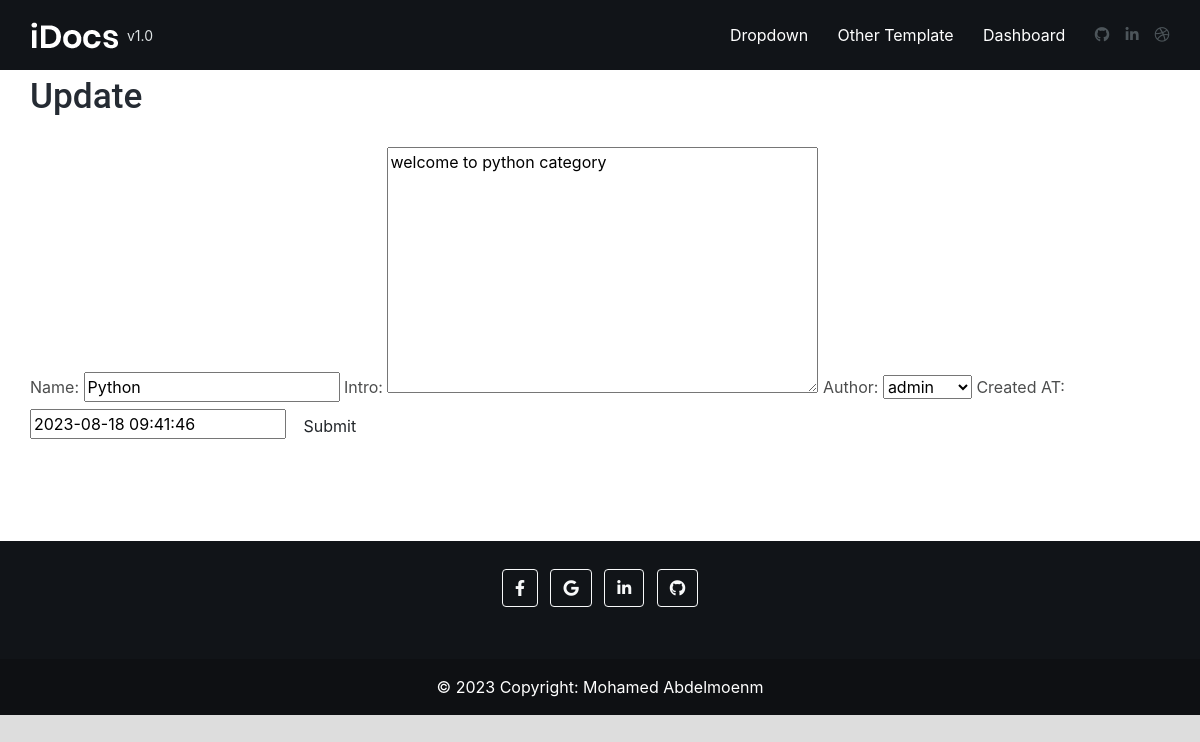
The page /update_category/1 on the database as committed earlier.
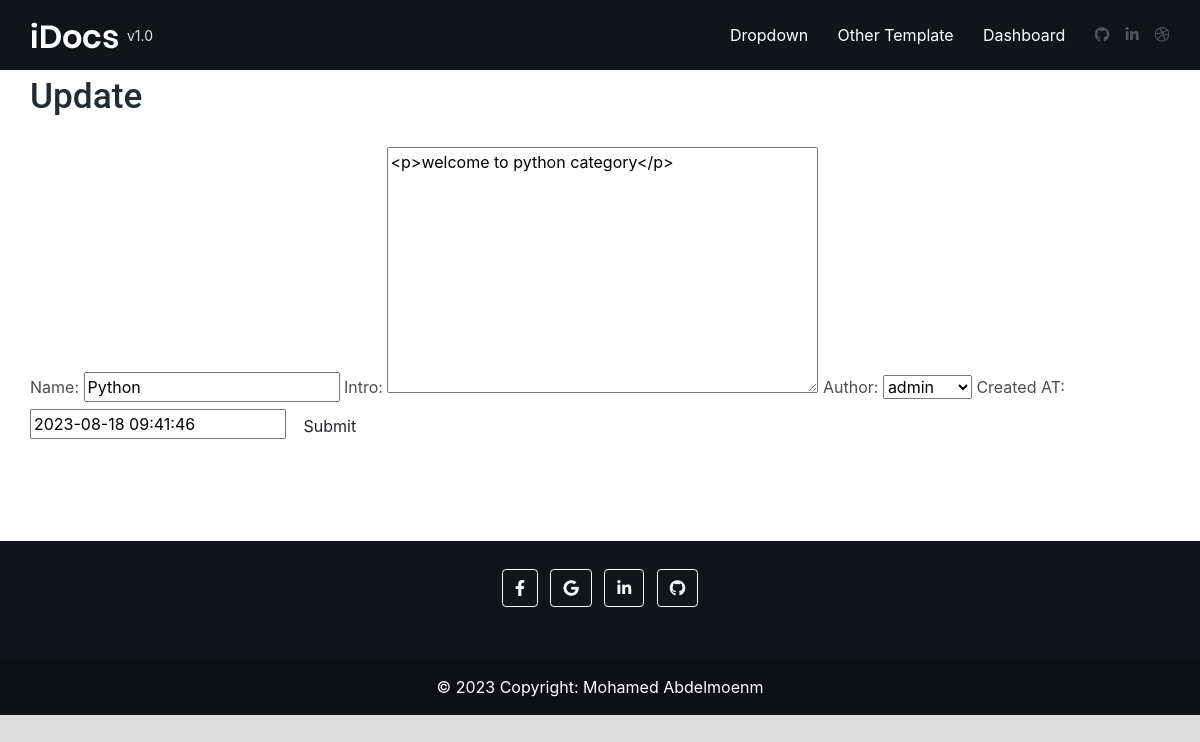
The same page on the database as committed later.
### docs_app/models.py (models this page shows, shortened)
class Category(models.Model):
    name = models.CharField(_('Name'),max_length=100)
    intro = RichTextField(_('Intro'))
    author = models.ForeignKey(User, on_delete=models.SET_NULL, null=True, related_name='category_author', verbose_name=_('Author'))
    created_at = models.DateTimeField(_('Created AT'),default= timezone.now)

### docs_app/views.py (the view)
# urls.py: path('update_category/<int:pk>', Update_Category.as_view(), name='update_category'),
class Update_Category(UpdateView):
    model = Category
    fields = '__all__'
    template_name = 'doc/update_form.html'
    success_url = '/'

### docs_app/templates/doc/update_form.html (shortened to what this page needs)
{% extends "base.html" %}
{% load bootstrap %}
{% block body %}
<div class="container">
    <h2>Update</h2>
    <form method="post" enctype="multipart/form-data">
        {{ form|bootstrap_horizontal }}
        <button class="btn waves-effect waves-light" type="submit">Submit</button>
    </form>
    <br>
    <br>
    <br>
</div>
{% endblock body %}

Rows that differ between the two databases and show on the page:
changed Category "Python": intro "welcome to python category" → "<p>welcome to python category</p>"
